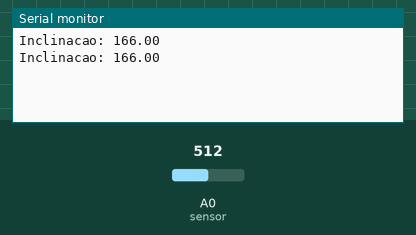
Simulated run of this sketch. Board: Arduino Uno, built with avr-gcc and run on an emulated ATmega328P. On the bench: the last lines printed to the serial monitor. The test bench sets the inputs (shaded band); at power-on: A0 (sensor) = 512.

Above: at 1.8 s.
1.9 s: A0 (sensor) set to 716
At 2.8 s:
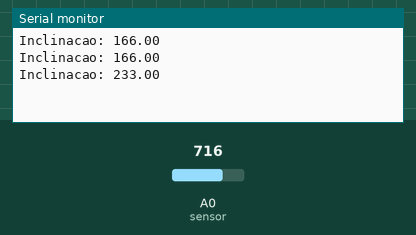
3.4 s: A0 (sensor) set to 900
At 4.8 s:
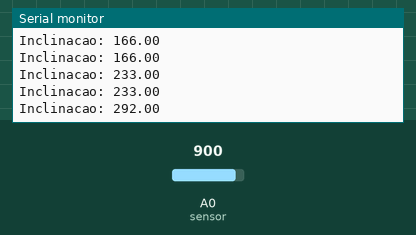
Timing chart, 0 to 6.4 s (numbered marks = the images above; inputs shaded):
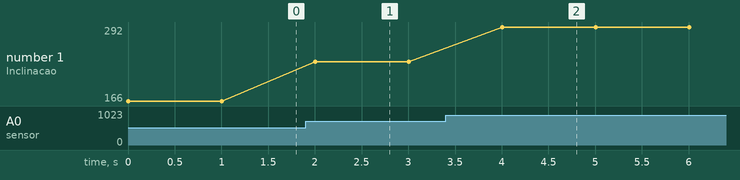

The sketch:

sketch_cjmcu103.ino
```cpp
/*
 * Teste CJMCU-103 (sensor ângulo de rotação)
 * O ângulo é dado em graus
 * Autor: Isabella R
*/

#define sensor A0

double angulo;

void setup() {
  Serial.begin(9600);
  pinMode(sensor, INPUT_PULLUP);
}

//é medido o angulo de inclinação e mostrado no monitor serial
void loop() {
  Serial.print("Inclinacao: ");
  angulo = map(analogRead(sensor),0, 1023, 0, 333); //o sensor mede angulos de 0 a 333 graus
  Serial.println(angulo);
  delay(1000);
}
```

Measured:
- after the input at 1.9 s, the serial monitor: prints a new line after 0.10 s (image 1)
- after the input at 3.4 s, the serial monitor: prints a new line after 0.60 s (image 2)
- plotted number 1: 166 → 233 after the input at 1.9 s, 233 → 292 after the input at 3.4 s
